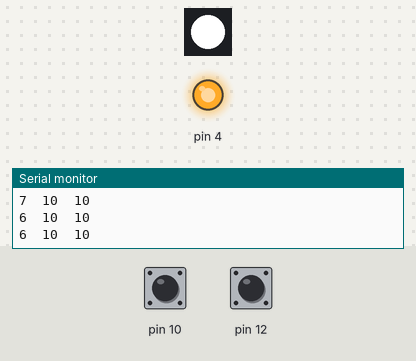
Simulated run of this sketch. Board: Arduino Uno, built with avr-gcc and run on an emulated ATmega328P. Shown: 1 RGB LEDs in strip order, left to right, output pins drawn as LEDs (lit = HIGH), the last lines printed to the serial monitor. Inputs (shaded band) come from the test bench; at power-on: pin 10 HIGH, pin 12 HIGH.

Above: at 1.2 s.
1.3 s: pin 10 pulled LOW for 1 s
At 1.44 s:
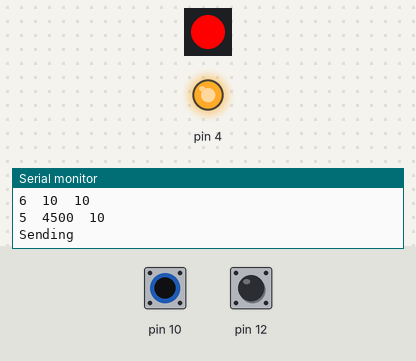
4.3 s: pin 12 pulled LOW for 3.2 s
At 4.44 s:
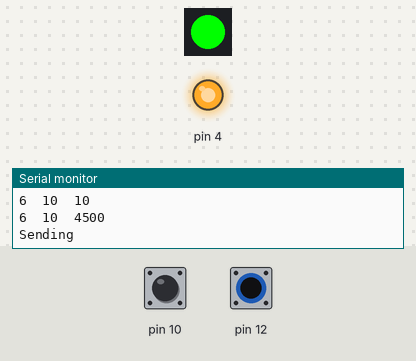
10.5 s: pin 12 pulled LOW for 1 s
At 13.0 s:
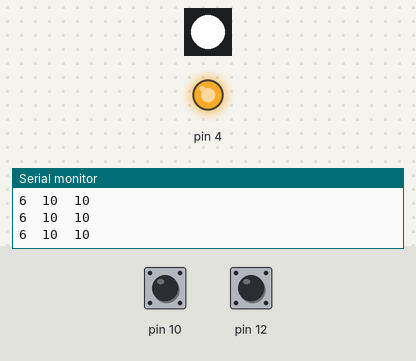
14.5 s: pin 10 pulled LOW for 3.2 s
At 14.84 s:
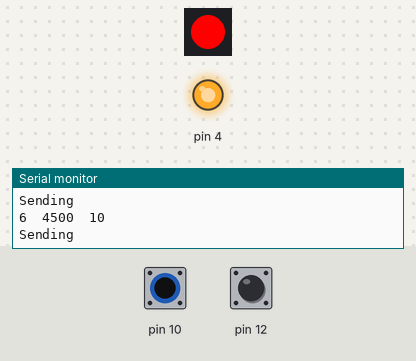
19.2 s: pin 10 driven LOW
At 19.54 s:
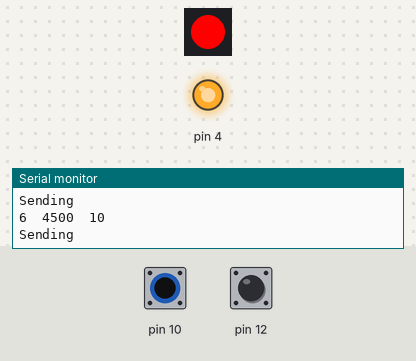
Timing chart, 0 to 23.2 s (numbered marks = the images above; inputs shaded):
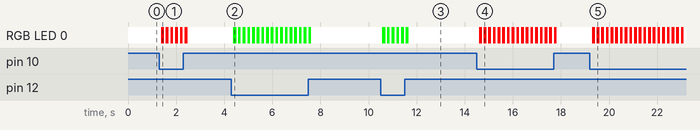

Measured:
- after the input at 1.3 s, RGB LED 0: alternates RGB(255, 255, 255) for 0.08 s and RGB(255, 0, 0) for 0.12 s, 12 changes in all, then stays RGB(255, 255, 255), starting after 0.08 s
- after the input at 4.3 s, RGB LED 0: alternates RGB(255, 255, 255) for 0.08 s and RGB(0, 255, 0) for 0.12 s, 34 changes in all, then stays RGB(255, 255, 255), starting after 0.09 s
- after the input at 10.5 s, RGB LED 0: alternates RGB(255, 255, 255) for 0.08 s and RGB(0, 255, 0) for 0.12 s, 12 changes in all, then stays RGB(255, 255, 255), starting after 0.08 s
- after the input at 14.5 s, RGB LED 0: alternates RGB(255, 255, 255) for 0.08 s and RGB(255, 0, 0) for 0.12 s, 34 changes in all, then stays RGB(255, 255, 255), starting after 0.10 s
- after the input at 19.2 s, RGB LED 0: alternates RGB(255, 255, 255) for 0.08 s and RGB(255, 0, 0) for 0.12 s, starting after 0.09 s

The sketch:

Ring_v01_firmware.ino
```cpp
// (licence header left out)
#include <IRremote.h>
#include <Adafruit_NeoPixel.h>
#include <CapacitiveSensor.h>

int RECV_PIN = 5;
#define PIN 2


IRrecv irrecv(RECV_PIN);
IRsend irsend;
Adafruit_NeoPixel strip = Adafruit_NeoPixel(1, PIN, NEO_GRB + NEO_KHZ800);
decode_results results;
CapacitiveSensor   cs_9_10 = CapacitiveSensor(9, 10);
CapacitiveSensor   cs_11_12 = CapacitiveSensor(11, 12);
int R, G, B = 150;
uint16_t RH, GH, BH = 150;
void setup()
{
  pinMode(4, OUTPUT);
  digitalWrite(4, HIGH);
  Serial.begin(9600);
  strip.begin();
  strip.show();
  // Start the receiver


}

void loop() {
  long start = millis();
  long total1 =  cs_9_10.capacitiveSensor(30);
  long total2 =  cs_11_12.capacitiveSensor(30);

  Serial.print(millis() - start);        // check on performance in milliseconds
  Serial.print("\t");                    // tab character for debug windown spacing

  Serial.print(total1);                  // print sensor output 1
  Serial.print("\t");
  Serial.println(total2);

  colorWipe(strip.Color(255, 255, 255), 10);
  //strip.setPixelColor(1, 0xFF,0xFF,0xFF);
  //strip.show();
  //delay(100);
  if (total1 > 50){
  //for (int i = 0; i < 3; i++) {
    irsend.sendSony(0xb20, 12); // Sony TV power code
    Serial.println("Sending");
    colorWipe(strip.Color(255, 0, 0), 10);
    delay(100);
    //strip.Color(255,255,255);

  //}
  }
  if (total2 > 50){
  //for (int i = 0; i < 3; i++) {
    irsend.sendSony(0x000, 12);
    Serial.println("Sending");
    colorWipe(strip.Color(0, 255, 0), 10);
    delay(100);

  //}
  }
  irrecv.enableIRIn();
  if (irrecv.decode(&results)) {
    Serial.println(results.value, HEX);
    if (results.value == 0x1E110) {
      RH++;
      Serial.println("Adding Red");

    }
    //RH = String(R, HEX);
    //BH = String(B, HEX);
    //GH = String(G, HEX);


    irrecv.resume(); // Receive the next value

  }


}


void rainbowCycle(uint8_t wait) {
  uint16_t i, j;

  for(j=0; j<256*5; j++) { // 5 cycles of all colors on wheel
    for(i=0; i< strip.numPixels(); i++) {
      strip.setPixelColor(i, Wheel(((i * 256 / strip.numPixels()) + j) & 255));
    }
    strip.show();
    delay(wait);
  }
}

void colorWipe(uint32_t c, uint8_t wait) {
  for(uint16_t i=0; i<strip.numPixels(); i++) {
      strip.setPixelColor(i, c);
      strip.show();
      delay(wait);
  }
}


uint32_t Wheel(byte WheelPos) {
  if(WheelPos < 85) {
   return strip.Color(WheelPos * 3, 255 - WheelPos * 3, 0);
  } else if(WheelPos < 170) {
   WheelPos -= 85;
   return strip.Color(255 - WheelPos * 3, 0, WheelPos * 3);
  } else {
   WheelPos -= 170;
   return strip.Color(0, WheelPos * 3, 255 - WheelPos * 3);
  }
}
```
